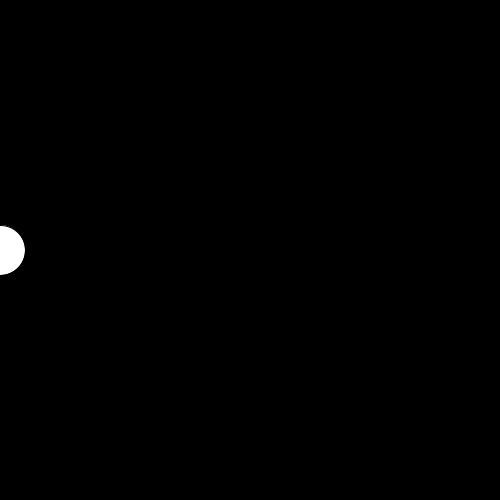
Frame 1 (no input)
Frame 60 (the mouse pressed at the canvas centre just before this capture): identical to frame 1, image omitted
Frame 120 (the mouse held since frame 60 and released just before this capture): identical to frame 1, image omitted

The Processing sketch that drew this single still picture (run headless with seeded random() and noise(); from frame 60 on, the mouse is pressed at the canvas centre):

// Processing sketch: processing_110325
// ── processing_110325.pde

int posX = 0;
int speedx = 5;

void setup() {
  size(500,500);
}

void draw(){
  background(0);
  
  if(mouseX > width/2){
  
    posX = posX + speedx;
  }
  if(mouseX < width/2){
    
    posX = posX - speedx;
  }
  if(posX>=width){
   speedx = -5;
  }
  if(posX <=0){
    speedx = 5 ;
  }
  if (posX <= 0){
    posX=0;
  }
  ellipse(posX, height/2, 50,50);



}
